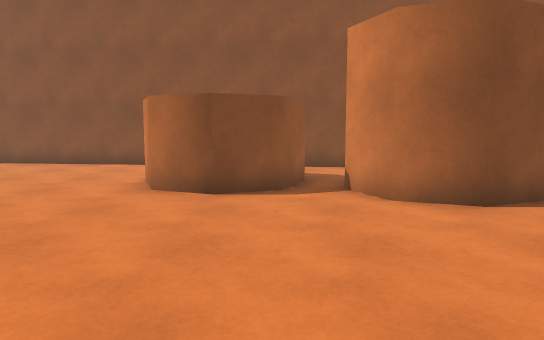
view 1 (above)

16 first-person views from a walk through a scene from a Unity 3-D project. The camera is 1.3 m above the floor, tilts 6° down and sees 70° across. The floor is counted in squares, 1 m on a side. Each view is taken from the middle of a square. On the plan, view 1 faces up. The plan holds only what a view shows up to about 16 squares ahead; the rest is blank. The place goes on beyond the plan.

view 2
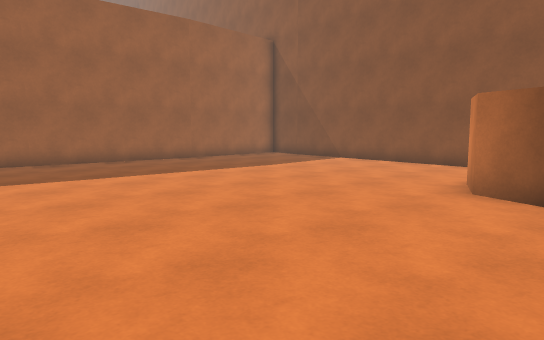

view 3
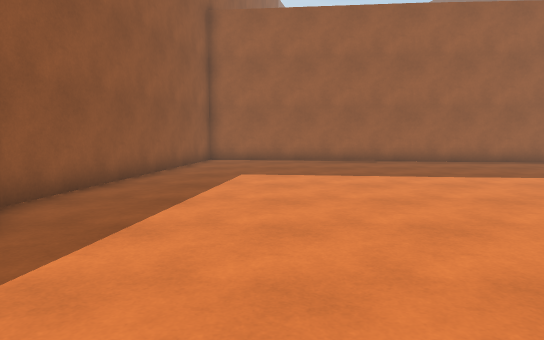

view 4
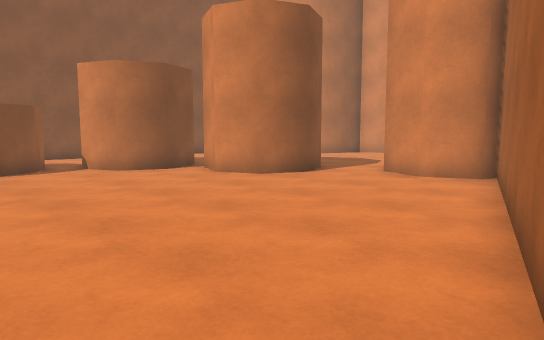

view 5
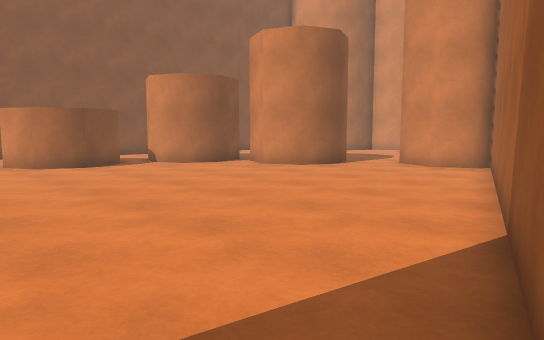

view 6
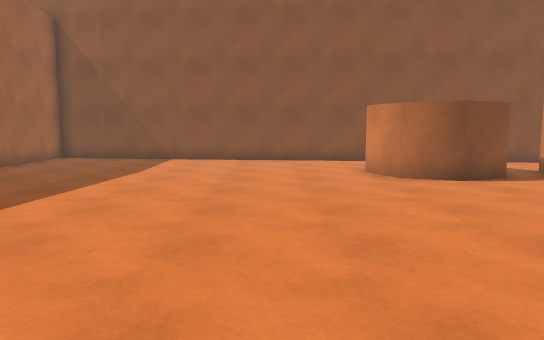

view 7
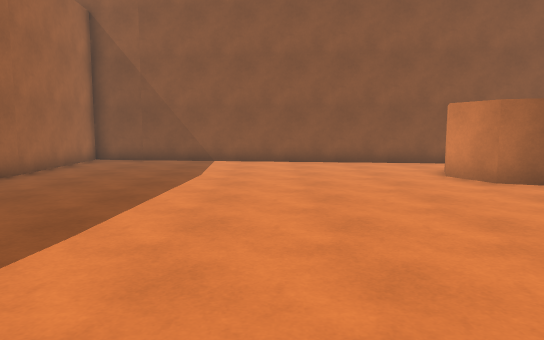

view 8
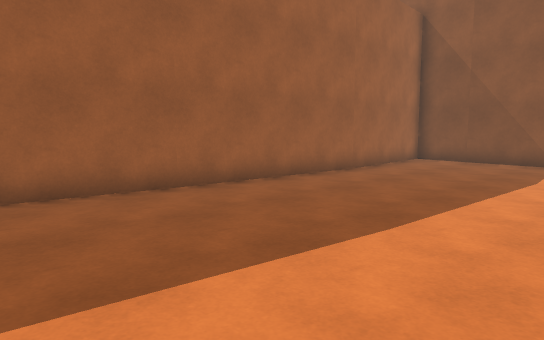

view 9
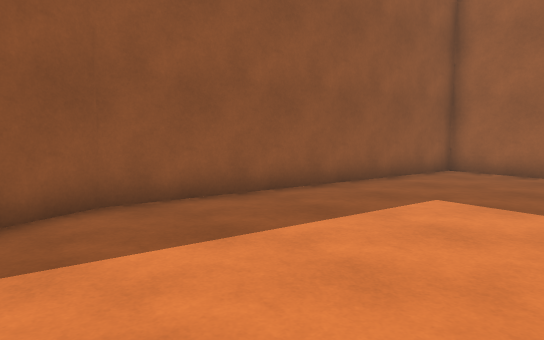

view 10
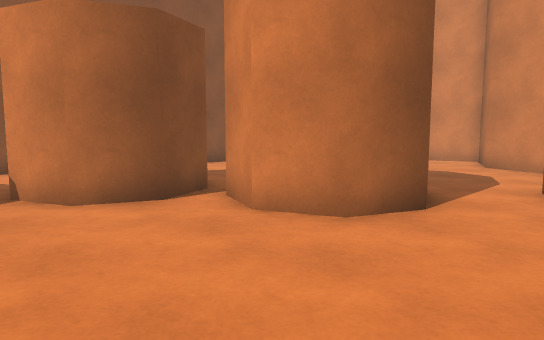

view 11
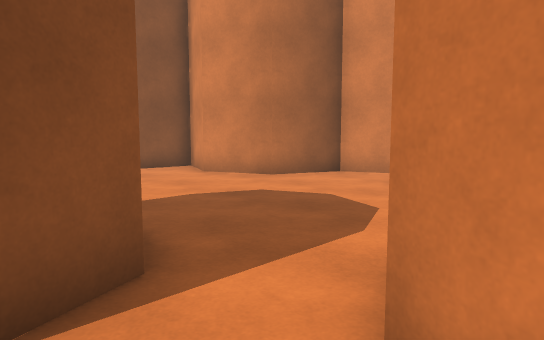

view 12
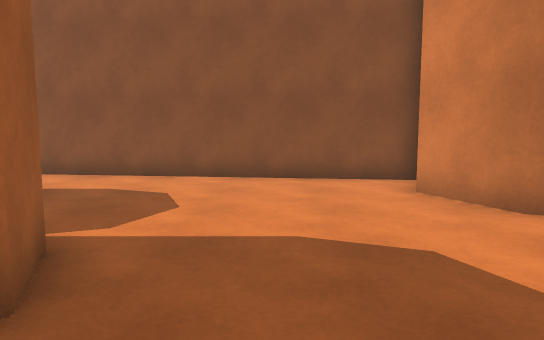

view 13
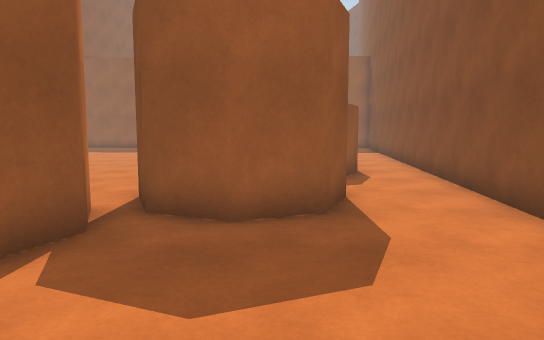

view 14
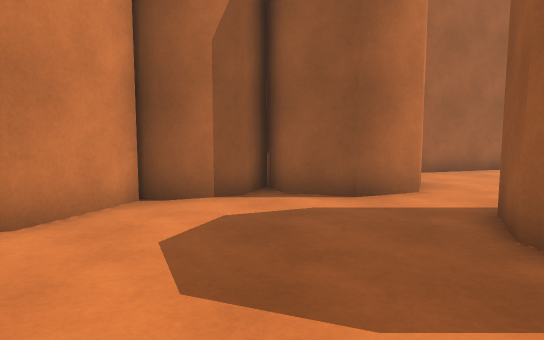

view 15
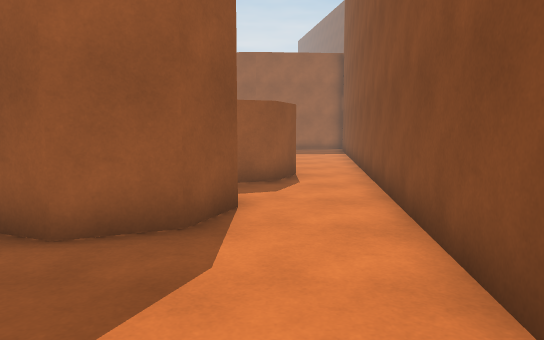

view 16
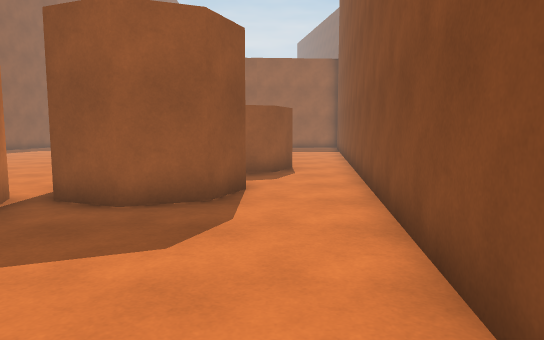

### Floor plan
Key: @ floor where view 1 was taken; # wall or solid block; . floor; T thing the floor can be seen under or through.
Columns run from 17 left of view 1 to 17 right of it. Each row starts with its distance up from view 1.
 16    ##
 15  #..#########
 14  #..........#########
 13  #..................#########
 12  #..........................####
 11  ##............###.............#
 10   #...........## #..###........#
  9  ##...........## #.## #........#
  8  #.............###.#  T........###
  7  #.................##TT..........##
  6  #....................TT#.........#
  5  #....................# ##.......##
  4  #....................# ##.....###
  3  #....................###......#
  2  #............................##
  1  #.......................######
  0  #...............@.......#  #
 -1  #.......................#
 -2 ##.......................##
 -3 #.....................####
 -4 #.................#####
 -5 ####...........####
 -6    #######..####
 -7          ####

Where each view was taken, in squares from view 1:
view 1: 0 up, 0 right, facing up
view 2: 0 up, 0 right, facing up-left
view 3: 2 down, 0 right, facing left
view 4: 5 down, 3 left, facing up-right
view 5: 6 down, 6 left, facing up-right
view 6: 2 down, 6 left, facing up
view 7: 1 down, 8 left, facing up
view 8: 1 down, 8 left, facing up-left
view 9: 0 up, 4 left, facing down-left
view 10: 0 up, 0 right, facing up-right
view 11: 0 up, 6 right, facing up-right
view 12: 2 up, 10 right, facing up
view 13: 9 up, 11 right, facing left
view 14: 9 up, 11 right, facing down
view 15: 11 up, 10 right, facing left
view 16: 11 up, 12 right, facing left
